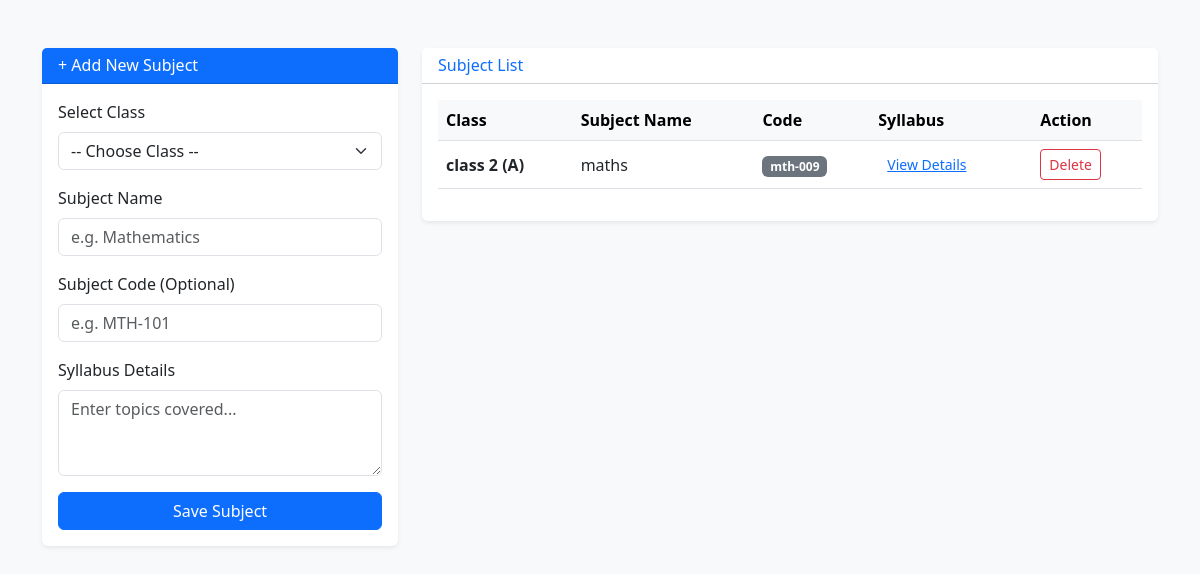
The page /index.php/subjects on the database its author committed.
### tables this page shows
CREATE TABLE `subjects` (
  `id` int(11) NOT NULL,
  `class_id` int(11) DEFAULT NULL,
  `subject_name` varchar(100) NOT NULL,
  `subject_code` varchar(20) DEFAULT NULL,
  `syllabus` text DEFAULT NULL
);

CREATE TABLE `classes` (
  `id` int(11) NOT NULL,
  `class_name` varchar(50) NOT NULL,
  `section_name` varchar(10) NOT NULL,
  `teacher_id` int(11) DEFAULT NULL,
  `capacity` int(11) DEFAULT 40
);

### application/controllers/Subjects.php (called while the page is built, shortened)
<?php
class Subjects extends CI_Controller {
    public function __construct() {
        $this->load->model(array('Subject_model', 'Academic_model'));
        $this->load->helper('url');
    }
    public function index() {
        $data['classes'] = $this->Academic_model->get_classes();
        $data['subjects'] = $this->Subject_model->get_all_subjects();
        $this->load->view('subject_management', $data);
    }
}

### index.php (called while the page is built, shortened)
<?php
require_once BASEPATH.'core/CodeIgniter.php';

### application/models/Subject_model.php (called while the page is built, shortened)
<?php
class Subject_model extends CI_Model {
    public function get_all_subjects() {
        $this->db->select('subjects.*, classes.class_name, classes.section_name');
        $this->db->from('subjects');
        $this->db->join('classes', 'classes.id = subjects.class_id');
        return $this->db->get()->result_array();
    }
}

### application/views/subject_management.php (the view, shortened to what this page needs)
<!DOCTYPE html>
<html lang="en">
<head>
    <link rel="stylesheet" href="https://cdn.jsdelivr.net/npm/bootstrap@5.3.0/dist/css/bootstrap.min.css">
</head>
<body class="bg-light">
    <div class="container mt-5">
        <div class="row">
            <div class="col-md-4">
                <div class="card shadow-sm border-0 mb-4">
                    <div class="card-header bg-primary text-white">
                        <h6 class="mb-0">+ Add New Subject</h6>
                    </div>
                    <div class="card-body">
                        <form action="<?= site_url('subjects') ?>" method="POST">
                            <div class="mb-3">
                                <label class="form-label">Select Class</label>
                                <select name="class_id" class="form-select" required>
                                    <option value="">-- Choose Class --</option>
                                </select>
                            </div>
                            <div class="mb-3">
                                <label class="form-label">Subject Name</label>
                                <input type="text" name="subject_name" class="form-control" placeholder="e.g. Mathematics" required>
                            </div>
                            <div class="mb-3">
                                <label class="form-label">Subject Code (Optional)</label>
                                <input type="text" name="subject_code" class="form-control" placeholder="e.g. MTH-101">
                            </div>
                            <div class="mb-3">
                                <label class="form-label">Syllabus Details</label>
                                <textarea name="syllabus" class="form-control" rows="3" placeholder="Enter topics covered..."></textarea>
                            </div>
                            <button type="submit" class="btn btn-primary w-100">Save Subject</button>
                        </form>
                    </div>
                </div>
            </div>
            <div class="col-md-8">
                <div class="card shadow-sm border-0">
                    <div class="card-header bg-white">
                        <h6 class="mb-0 text-primary">Subject List</h6>
                    </div>
                    <div class="card-body">
                        <table class="table table-hover align-middle">
                            <thead class="table-light">
                                <tr>
                                    <th>Class</th>
                                    <th>Subject Name</th>
                                    <th>Code</th>
                                    <th>Syllabus</th>
                                    <th>Action</th>
                                </tr>
                            </thead>
                            <tbody>
                                <?php foreach($subjects as $s): ?>
                                <tr>
                                    <td><strong><?= $s['class_name'] ?> (<?= $s['section_name'] ?>)</strong></td>
                                    <td><?= $s['subject_name'] ?></td>
                                    <td><span class="badge bg-secondary"><?= $s['subject_code'] ?></span></td>
                                    <td>
                                        <button class="btn btn-sm btn-link" data-bs-toggle="popover" title="Syllabus" data-bs-content="<?= $s['syllabus'] ?>">View Details</button>
                                    </td>
                                    <td>
                                        <a href="<?= site_url('subjects/delete/'.$s['id']) ?>" class="btn btn-sm btn-outline-danger" onclick="return confirm('Delete this subject?')">Delete</a>
                                    </td>
                                </tr>
                                <?php endforeach; ?>
                            </tbody>
                        </table>
                    </div>
                </div>
            </div>
        </div>
    </div>
</body>
</html>

### rows shown on the page
subjects: class.class_name "class 2", class.section_name "A", subject_name "maths", subject_code "mth-009"
